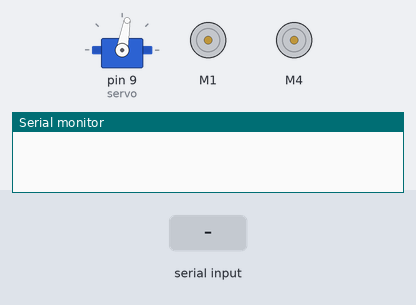
Recording of a sketch running on a simulated Arduino Uno, built with avr-gcc and run on an emulated ATmega328P. Parts: servo, 2 × DC motor (green arrow = forward, orange = backward, longer = faster), the last lines printed to the serial monitor. The test bench sets the inputs (shaded band).

Above: at 1.2 s.
1.3 s: byte 49 ('1') received over Serial
At 1.78 s:
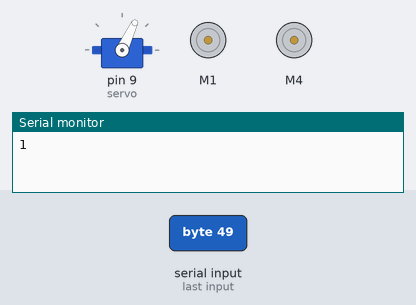
4.3 s: "U" received over Serial
At 5.5 s:
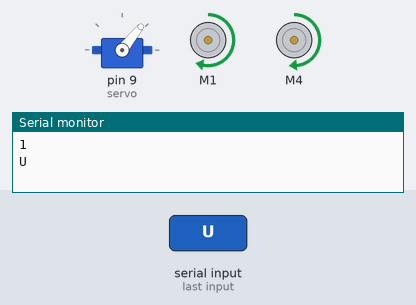
6.4 s: "D" received over Serial
At 7.5 s:
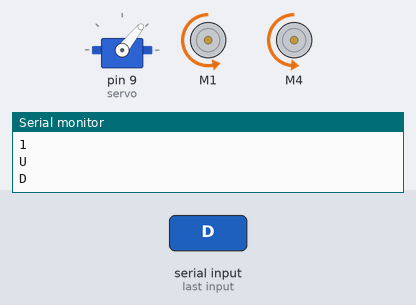
7.9 s: byte 50 ('2') received over Serial
At 8.35 s:
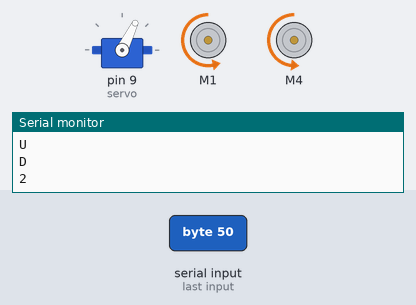
10.9 s: "L" received over Serial
At 12.7 s:
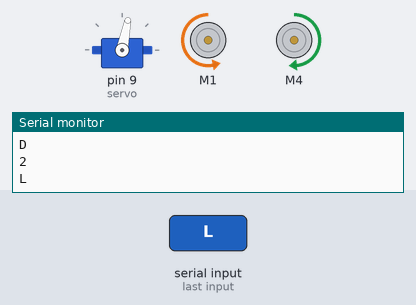
13.0 s: "R" received over Serial
At 13.7 s:
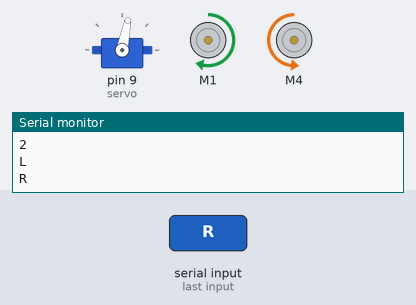
Timing chart, 0 to 15.5 s (numbered marks = the images above; inputs shaded):
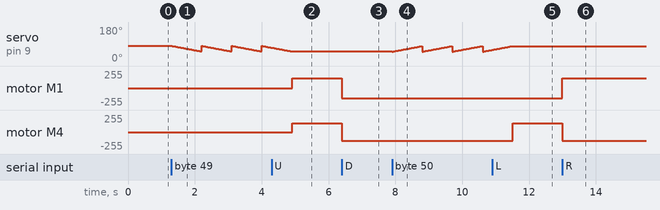

Measured:
- after the input at 1.3 s, servo on pin 9 (servo): ramps from 80° to 51° and jumps back, once every 0.90 s
- after the input at 4.3 s, servo on pin 9 (servo): goes on until 4.9 s, then stays 51°; motor M1: stopped → forward 150/255 after 0.61 s; motor M4: stopped → forward 132/255 after 0.61 s
- after the input at 6.4 s, motor M1: forward 150/255 → backward 150/255 at once; motor M4: forward 132/255 → backward 132/255 at once
- after the input at 10.9 s, servo on pin 9 (servo): goes on until 11.5 s, then stays 79°; motor M4: backward 132/255 → forward 132/255 after 0.61 s
- after the input at 13.0 s, motor M1: backward 150/255 → forward 150/255 at once; motor M4: forward 132/255 → backward 132/255 at once

The sketch:

coding_airost_project__new.ino
```cpp
#include <AFMotor.h>
#include <Servo.h>

//servo (pin 9) dan motor (M4 dan M3)
Servo servo;
AF_DCMotor motor1(1);  // Motor kiri (M4)
AF_DCMotor motor4(4);  // Motor kanan (M3)

int Speed = 150; // Kecepatan motor
char value;
int mode =0; // Manual mode

// Pin sensor IR
#define IR_LEFT1 A0  // Sensor IR kiri 1 (AO)
#define IR_RIGHT1 A1 // Sensor IR kanan 1 (A1)
#define IR_LEFT2 A2  // Sensor IR kiri 2 (A2)
#define IR_RIGHT2 A3 // Sensor IR kanan 2 (A3)

void setup() {
  Serial.begin(9600);
  servo.attach(9);     // servo ke pin 9
  servo.write(80);     // posisi awal servo
  motor1.setSpeed(Speed);
  motor4.setSpeed(Speed-18);  // Kurangkan laju motor sebelah kiri umtuk samakan voltage

  pinMode(IR_LEFT1, INPUT);  // Mengatur pin sensor kiri1 sebagai input
  pinMode(IR_RIGHT1, INPUT); // Mengatur pin sensor kanan1 sebagai input
  pinMode(IR_LEFT2, INPUT);  // Mengatur pin sensor kiri2 sebagai input
  pinMode(IR_RIGHT2, INPUT); // Mengatur pin sensor kanan2 sebagai input
}

// Fungsi untuk membuka gripper
void Left() {
  for (int a = 80; a > 50; a--) {
    servo.write(a);  // Mengubah posisi servo
    delay(30);       // Memberikan delay untuk pergerakan
  }
}

// Fungsi untuk menutup gripper
void Lstart() {
  for (int a = 50; a < 80; a++) {
    servo.write(a);  // Mengubah posisi servo
    delay(30);       // Memberikan delay untuk pergerakan
  }
}
void loop() {  // tekan button sebelah kiri dalam apps SriTuHobby untuk mengawal tutup dan buka gripper
  // Membaca data serial dari aplikasi
  if (Serial.available() > 0) {
    value = Serial.read();
    Serial.println(value);
  }
if (value == '3') {  // tekan button sebelah kanan dalam apps SriTuHobby untuk ubah ke line tracer mode
    mode=1;}
    else if (value =='4')
    mode=0;


if(mode==1) LineTracer(); // (line tracer mode)

if(mode==0){ // (manual mode)
  // Kontrol robot berdasarkan perintah yang diterima dari serial
  if (value == 'U') {
    forward();  // Maju
  } else if (value == 'D') {
    backward(); // Mundur
  } else if (value == 'L') {
    turnLeft(); // Belok kiri
  } else if (value == 'R') {
    turnRight(); // Belok kanan
  } else if (value == 'T') {
    turnLeft();  // Putar kiri
  } else if (value == 'F') {
    turnRight(); // Putar kanan
  } else if (value == 'H') {
    sideLeft();  // Geser kiri
  } else if (value == 'G') {
    sideRight(); // Geser kanan
  } else if (value == '1') {
    Left();      // Servo terbuka
  } else if (value == '2') {
    Lstart();    // Servo tertutup
  } else {
    Stop();      // Berhenti
  }
}}


// Fungsi untuk bergerak maju
void forward() {
  motor1.run(FORWARD);
  motor4.run(FORWARD);
}

// Fungsi untuk bergerak mundur
void backward() {
  motor1.run(BACKWARD);
  motor4.run(BACKWARD);
}

// Fungsi untuk putar kanan
void turnRight() {
  motor1.run(FORWARD);
  motor4.run(BACKWARD);
}

// Fungsi untuk putar kiri
void turnLeft() {
  motor4.run(FORWARD);
  motor1.run(BACKWARD);
}

// Fungsi untuk geser kiri
void sideLeft() {
  motor1.run(FORWARD);
  motor4.run(RELEASE);
}

// Fungsi untuk geser kanan
void sideRight() {
  motor1.run(BACKWARD);
  motor4.run(RELEASE);
}

// Fungsi untuk berhenti
void Stop() {
  motor1.run(RELEASE);
  motor4.run(RELEASE);
}

// Fungsi Line Tracing
// 0 (warna putih)
// 1 (warna hitam)
void LineTracer() {
  int l1 = digitalRead(IR_LEFT1);  // Baca sensor kiri1
  int r1 = digitalRead(IR_RIGHT1); // Baca sensor kanan1
  int l2 = digitalRead(IR_LEFT2);  // Baca sensor kiri2
  int r2 = digitalRead(IR_RIGHT2); // Baca sensor kanan2

  if (l2 ==0 && l1 ==0 && r1 ==0 && r2 ==0) {
    forward(); // Maju jika kedua sensor mendeteksi garis
  }
  else if (l2 ==1 && l1 ==1 && r1 ==0 && r2 ==0) {
    turnLeft(); // Belok kiri
  }
  else if (l2 ==0 && l1 ==0 && r1 ==1 && r2 ==1) {
    turnRight(); // Belok kanan
  }
    else if (l2 ==1 && l1 ==0 && r1 ==0 && r2 ==0) {
    turnLeft(); // Belok kiri
  }
  else if (l2 ==0 && l1 ==0 && r1 ==0 && r2 ==1) {
    turnRight(); // Belok kanan
  }
    else if (l2 ==0 && l1 ==1 && r1 ==0 && r2 ==0) {
    sideLeft(); // Belok kanan
  }
  else if (l2 ==0 && l1 ==0 && r1 ==1 && r2 ==0) {
    sideRight(); // Belok kanan
  }

  else {
    Stop(); // Berhenti jika ada garis hitam
  }
}

 // ============================

 // COMMANDS FROM SRITUHOBBY APP
 // UP-U
 // DOWN-D
 // LEFT-L
 // RIGHT-R
 // STOP-S
 // UP+LEFT-T
 // UP+RIGHT-F
 // DOWN+LEFT-H
 // DOWN+RIGHT-G
 // CHANNEL 1 ON-1 (LEFT BUTTON ON)
 // CHANNEL 1 OFF-2 (LEFT BUTTON OFF)
 // CHANNEL 2 ON-3 (RIGHT BUTTON ON)
 // CHANNEL 2 OFF-4 (RIGHT BUTTON OFF)

 // =============================
```
